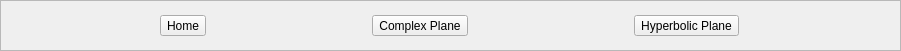
   <widget class="QFrame" name="frameMainButtons">
    <property name="geometry">
     <rect>
      <x>-1</x>
      <y>0</y>
      <width>901</width>
      <height>51</height>
     </rect>
    </property>
    <property name="frameShape">
     <enum>QFrame::StyledPanel</enum>
    </property>
    <property name="frameShadow">
     <enum>QFrame::Raised</enum>
    </property>
    <widget class="QWidget" name="horizontalLayoutWidget">
     <property name="geometry">
      <rect>
       <x>0</x>
       <y>0</y>
       <width>901</width>
       <height>51</height>
      </rect>
     </property>
     <layout class="QHBoxLayout" name="horizontalLayout">
      <item>
       <widget class="QToolButton" name="toolButtonHome">
        <property name="text">
         <string>Home</string>
        </property>
        <property name="autoRepeat">
         <bool>false</bool>
        </property>
        <property name="autoExclusive">
         <bool>true</bool>
        </property>
        <property name="autoRaise">
         <bool>false</bool>
        </property>
       </widget>
      </item>
      <item>
       <widget class="QToolButton" name="toolButtonCP">
        <property name="text">
         <string>Complex Plane</string>
        </property>
        <property name="autoExclusive">
         <bool>true</bool>
        </property>
       </widget>
      </item>
      <item>
       <widget class="QToolButton" name="toolButtonHP">
        <property name="text">
         <string>Hyperbolic Plane</string>
        </property>
        <property name="autoExclusive">
         <bool>true</bool>
        </property>
       </widget>
      </item>
     </layout>
    </widget>
   </widget>
